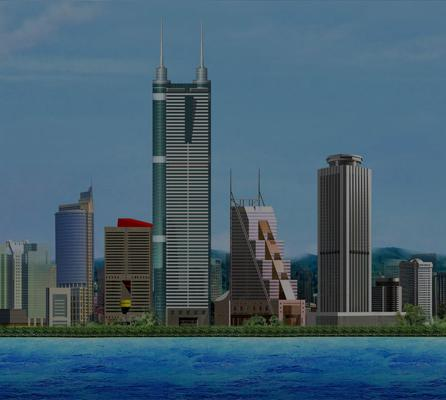
#> input picture img/1.jpg, 446 x 400 px; its folder holds 2 pictures in this run
$ python original.py img img/2.jpg
#> lines starting #> are read from the running program, lines starting #| are printed output that depends on the picture; after the words box and inside, x2 and y2 are one past the last pixel; in counts of white or black regions, pixels touching at a corner belong together
import cv2
import numpy as np
import sys
import os


class Image_Stitching:
    def __init__(self):
        # 初始化参数
        self.ratio = 0.65
        self.min_match = 5
        self.sift = cv2.xfeatures2d.SIFT_create()
        self.smoothing_window_size = 100

    def registration(self, img1, img2, num):
        # 使用SIFT获得特征点
        key_point1, des1 = self.sift.detectAndCompute(img1, None)
        key_point2, des2 = self.sift.detectAndCompute(img2, None)
        raw_matches = cv2.BFMatcher().knnMatch(des1, des2, k=2)
        best_features = []
        best_matches = []
        # 通过KNN（K=2）获得最佳特征点
        for m1, m2 in raw_matches:
            if m1.distance < self.ratio * m2.distance:
                best_features.append((m1.trainIdx, m1.queryIdx))
                best_matches.append([m1])
        img3 = cv2.drawMatchesKnn(img1, key_point1, img2, key_point2, best_matches, None, flags=2)
        # 输出特征点匹配图
        cv2.imwrite('./output/' + str(num) + '_matching.jpg', img3)
        if len(best_features) > self.min_match:
            image1_kp = np.float32(
                [key_point1[i].pt for (_, i) in best_features])
            image2_kp = np.float32(
                [key_point2[i].pt for (i, _) in best_features])
            # 计算单应性矩阵，加入了Ransac
            H, status = cv2.findHomography(image2_kp, image1_kp, cv2.RANSAC, 5.0)
        return H

    def create_mask(self, img1, img2, side):
        height_blended = img1.shape[0]
        width_blended = img1.shape[1] + img2.shape[1]
        offset = int(self.smoothing_window_size / 2)
        barrier = img1.shape[1] - int(self.smoothing_window_size / 2)
        mask = np.zeros((height_blended, width_blended))

        # 左右图使用不同的MASK
        if side == 'left':
            mask[:, barrier - offset:barrier + offset] = np.tile(np.linspace(1, 0, 2 * offset).T, (height_blended, 1))
            mask[:, :barrier - offset] = 1
        else:
            mask[:, barrier - offset:barrier + offset] = np.tile(np.linspace(0, 1, 2 * offset).T, (height_blended, 1))
            mask[:, barrier + offset:] = 1
        return cv2.merge([mask, mask, mask])

    def blending(self, img1, img2, num, order):
        # 反序时，将交换图片位置
        if order != '1':
            img1, img2 = img2, img1
        # 获得单应性矩阵
        H = self.registration(img1, img2, num)
        height_blended = img1.shape[0]
        width_blended = img1.shape[1] + img2.shape[1]

        # 进行图片仿射变换与融合
        blend1 = np.zeros((height_blended, width_blended, 3))
        blend1[0:img1.shape[0], 0:img1.shape[1], :] = img1
        blend1 *= self.create_mask(img1, img2, 'left')
        blend2 = cv2.warpPerspective(img2, H, (width_blended, height_blended)) * self.create_mask(img1, img2, 'right')
        result = blend1 + blend2

        rows, cols = np.where(result[:, :, 0] != 0)
        result_image = result[min(rows):max(rows) + 1, min(cols):max(cols) + 1, :]
        return result_image

    def read_all_images(self, files, path):
        imgs = []
        # 遍历文件夹，获得所有图片
        for i in range(len(files)):
            imgs.append(cv2.imread(path + '/' + files[i]))
        return imgs


def main(argv1, argv2='1'):
#> called with argv1 = 'img', argv2 = 'img/2.jpg'
    folder_name = argv1
    order = argv2
    print('Get all images in folder: ', folder_name)
    files = os.listdir(folder_name)
    print('All images in folder: ', files)
    print('Number of images is: ', len(files))
    stitch = Image_Stitching()
    # 读取folder内的所有图片
    imgs = stitch.read_all_images(files, argv1)
#> imgs = 2 items
    num_of_imgs = len(imgs)
#> num_of_imgs = 2

    # 将图片列表反转
    if order != '1' and num_of_imgs > 2:
        print('Blending the images in reverse order')
        imgs = list(reversed(imgs))

    # 拼接前两张图片
    result = stitch.blending(imgs[0], imgs[1], 1, order)
#> in blending, img2 is the input picture: shape (400, 446, 3); mean B, G, R 112.5, 95, 67.2
#> in registration, `key_point1, des1 = self.sift.detectAndCompute(img1, None)`: key_point1 = 971 keypoints; strongest (x, y, size): (160, 280, 2.8), (45, 296, 4.8), (332, 229, 2.5), (239, 264, 4.8)
#> in registration, `key_point2, des2 = self.sift.detectAndCompute(img2, None)`: key_point2 = 523 keypoints; strongest (x, y, size): (397, 280, 2.7), (282, 296, 4.8), (284, 298, 2.2), (347, 166, 2.1)
#> in registration, `raw_matches = cv2.BFMatcher().knnMatch(des1, des2, k=2)`: raw_matches = 971 matches
#> after the loop in registration, `for m1, m2 in raw_matches:`: best_features = 133 pairs, first value 95 to 522, second value 5 to 660; best_matches = 133 matches
#> in registration, `img3 = cv2.drawMatchesKnn(img1, key_point1, img2, key_point2, best_mat..`:
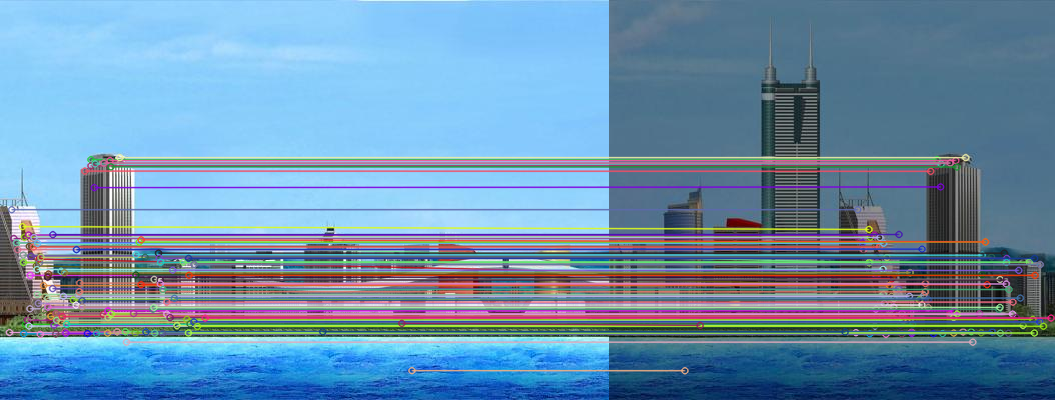
#> img3: shape (400, 1055, 3); mean B, G, R 172.7, 143.8, 107
#> in registration, `image1_kp = np.float32( [key_point1[i].pt for (_, i) in best_features])`: image1_kp = 133 pairs, first value 8.96 to 411.4, second value 157.1 to 370.1
#> in registration, `image2_kp = np.float32( [key_point2[i].pt for (i, _) in best_features])`: image2_kp = 133 pairs, first value 75.44 to 441.6, second value 157.2 to 370.2
#> in registration, `H, status = cv2.findHomography(image2_kp, image1_kp, cv2.RANSAC, 5.0)`: H = [[0.997, -0.00067, -236.1], [0.000244, 0.995, 0.385], [-5.83e-08, -1.06e-05, 1]]; status = 133 values, max 1 at index 0, min 0 at index 4, mean 0.955
#> in blending, `blend1[0:img1.shape[0], 0:img1.shape[1], :] = img1`:
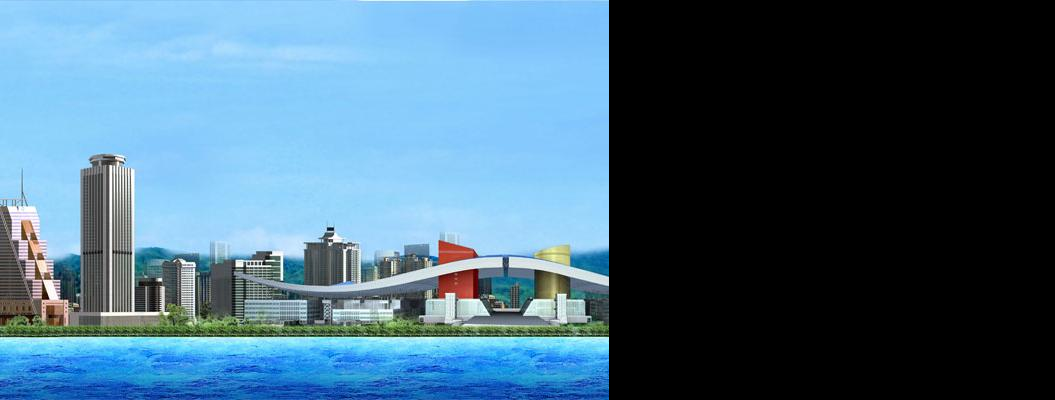
#> blend1: shape (400, 1055, 3) float64; mean B, G, R 123.7, 102.7, 70.3
#> in create_mask, `mask[:, barrier - offset:barrier + offset] = np.tile(np.linspace(1, 0,..`:
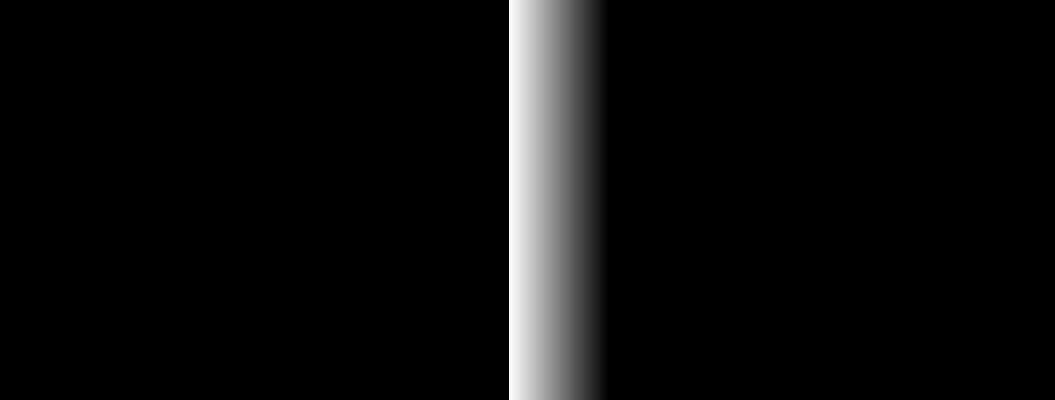
#> mask: shape (400, 1055) float64; min 0, max 1, mean 0.0474
#> in blending, `blend1 *= self.create_mask(img1, img2, 'left')`:
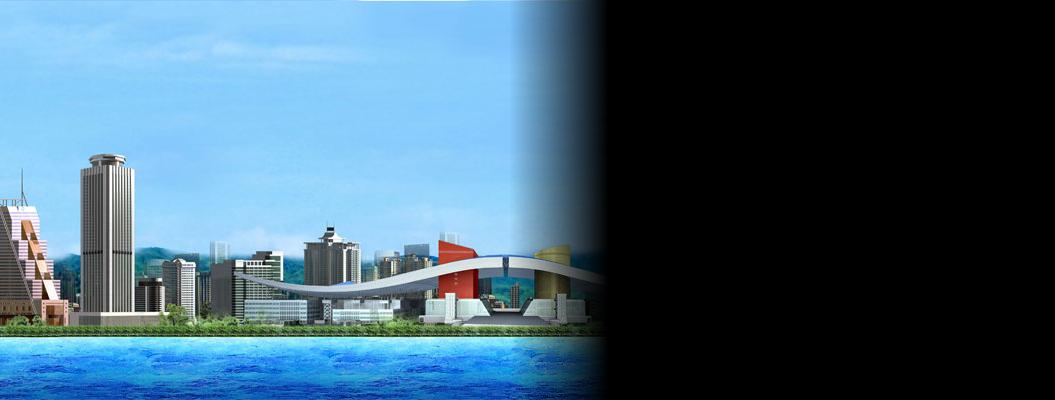
#> blend1: shape (400, 1055, 3) float64; 9.38% of pixels changed, all inside (x1, y1, x2, y2) = (510, 0, 609, 400)
#> call 2 of create_mask, with side = 'right'
#> in create_mask (call 2), `mask[:, barrier - offset:barrier + offset] = np.tile(np.linspace(0, 1,..`:
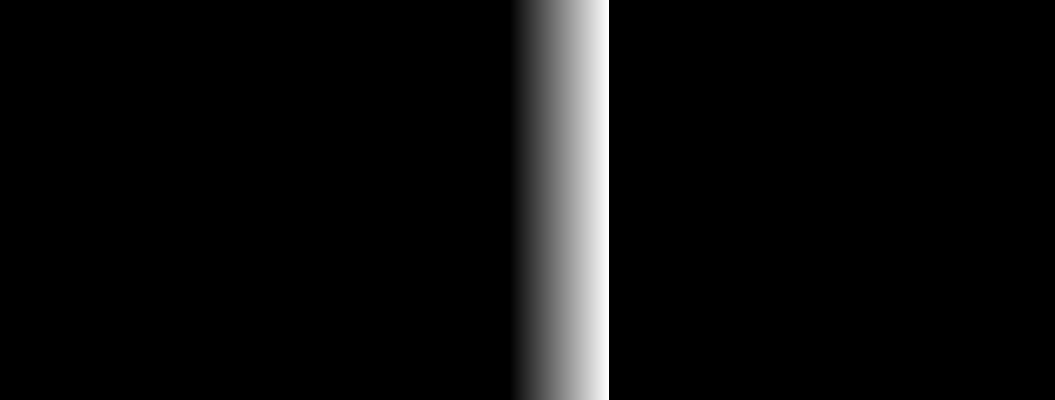
#> mask: shape (400, 1055) float64; min 0, max 1, mean 0.0474
#> in blending, `blend2 = cv2.warpPerspective(img2, H, (width_blended, height_blended))..`: blend2: shape (400, 1055, 3) float64; every value is 0
#> in blending, `result_image = result[min(rows):max(rows) + 1, min(cols):max(cols) + 1..`:
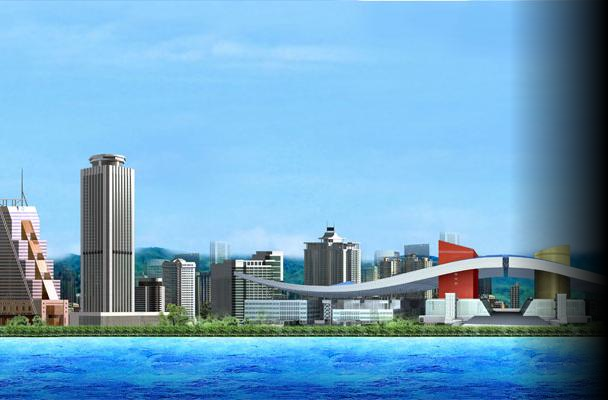
#> result_image: shape (400, 608, 3) float64; mean B, G, R 196.4, 163.3, 112.2
    cv2.imwrite('./output/1_result.jpg', result)
    if num_of_imgs != 2:
        # 图片数量大于2时，将一张张拼接
        for i in range(num_of_imgs - 2):
            lastImg = cv2.imread('./output/' + str(i + 1) + '_result.jpg')
            print('read complete ' + str(i + 2))
            result = stitch.blending(lastImg, imgs[i + 2], i + 2, order)
            print('result complete ' + str(i + 2))
            # 输出结果
            cv2.imwrite('./output/' + str(i + 2) + '_result.jpg', result)
            print('blend complete ' + str(i + 2))
    print('All complete')


if __name__ == '__main__':
    try:
        if len(sys.argv) == 3:
            main(sys.argv[1], sys.argv[2])
        else:
            main(sys.argv[1])
    except IndexError:
        print("Please input: python ./")
